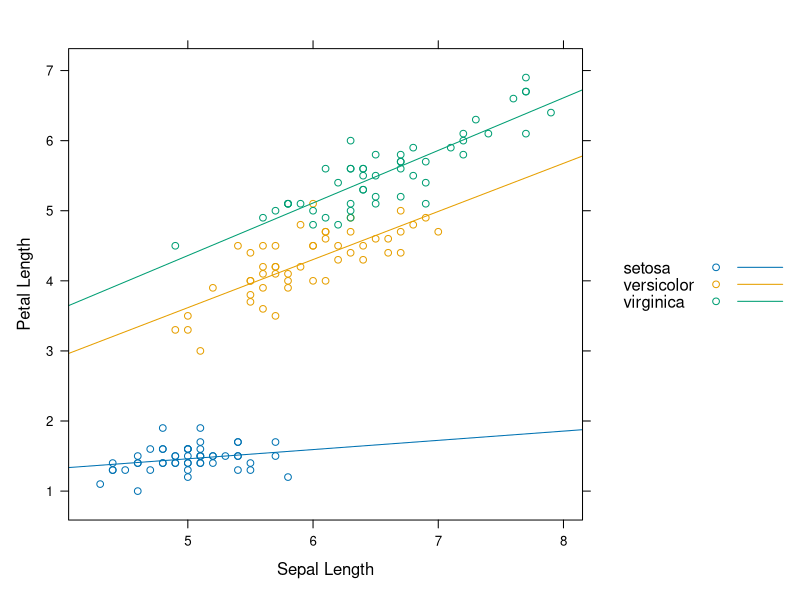

Recreate this plot in R.
################
# Author: Jack Ruder
# date: Oct 03, 2022
# Warm-Up: Comparing two regression lines
###################

attach(iris)

lattice::xyplot(Petal.Length~Sepal.Length, data=iris, groups=Species, xlab="Sepal Length", ylab="Petal Length", type=c("p", "r"), auto.key=TRUE)

# PETAL = B0 + B1*SEPAL + I(versicolor) (B2 + B3*SEPAL) + I(virginica) (B4 + B5*SEPAL)
m <- lm(iris$Petal.Length~iris$Sepal.Length + iris$Species + iris$Sepal.Length:iris$Species)
summary(m)
#PETAL = 0.803 + 0.132 * SEPAL + I(versicolor) (-0.618 + 0.555 * SEPAL) + I(virginica) (-0.193 + 0.618 * SEPAL)
# Looking at the p values, the conditions are quite good, since there is a very high statistical significance in the slopes. For Sepal Lengths close to 0, the predictions would be bad given a lack of statistical significance in the intercepts.
